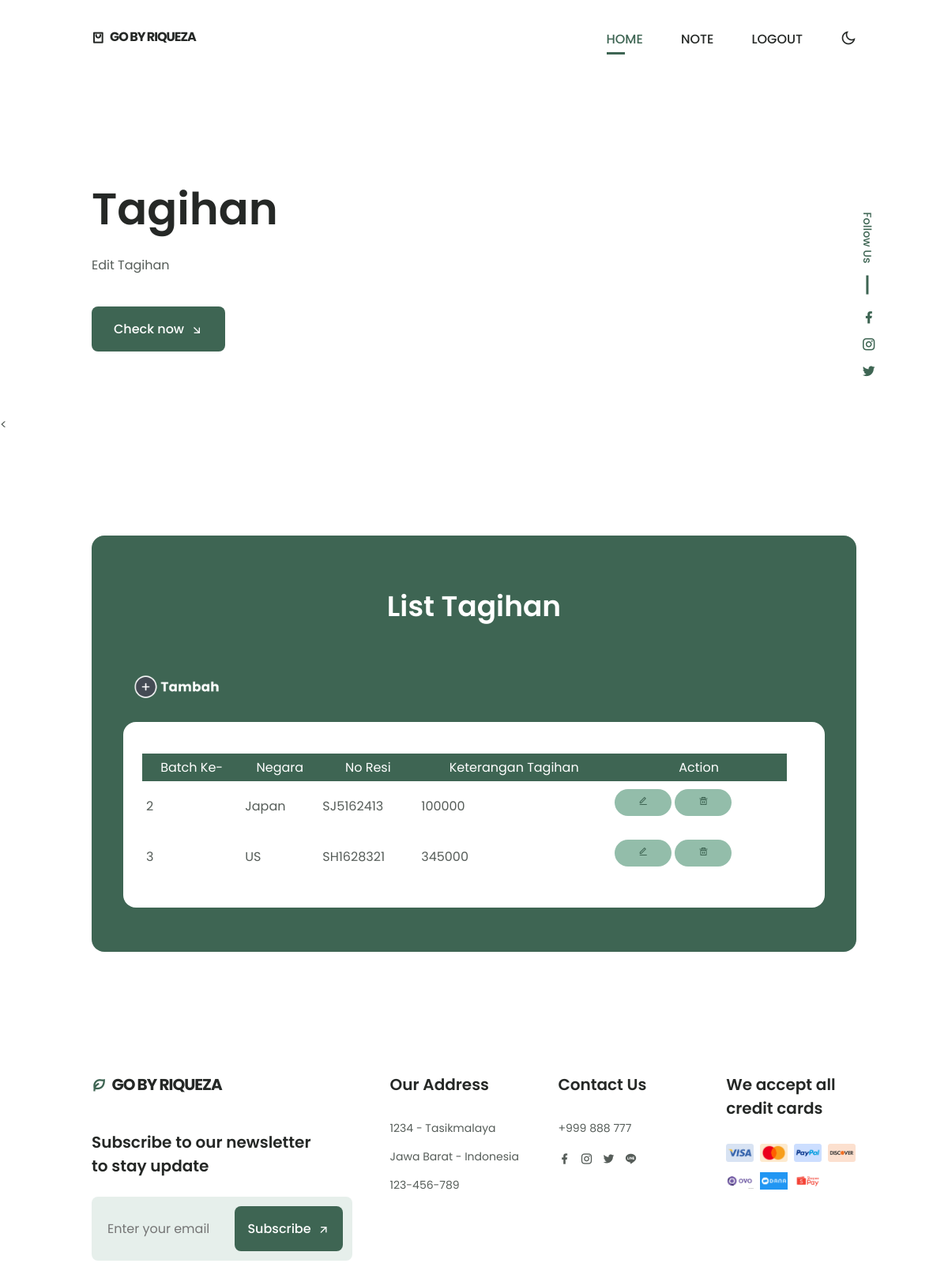
Screenshot of /adm_tagihan.php (signed in) with the database file from the repository.
### tables this page shows
CREATE TABLE `tb_tagihan` (
  `tag_batch` int(225) NOT NULL,
  `tag_negara` text NOT NULL,
  `tag_resi` varchar(225) NOT NULL,
  `tag_ket` text NOT NULL
);

### lib_tagihan.php (called while the page is built, shortened)
<?php
class Library
{
    public function __construct()
    {
        $host = "localhost";
        $dbname = "db_go";
        $username = "root";
        $password = "";
        $this->db = new PDO("mysql:host={$host};dbname={$dbname}", $username, $password);
    }
    public function show()
    {
        $query = $this->db->prepare("SELECT * FROM tb_tagihan");
        $query->execute();
        $data = $query->fetchAll();
        return $data;
    }
}
?>

### adm_tagihan.php (the view, shortened to what this page needs)
<?php
include('lib_tagihan.php');
$lib = new Library();
$data_tagihan = $lib->show();
?>
<!DOCTYPE html>
    <html lang="en">
    <head>
        <link href="https://cdn.jsdelivr.net/npm/remixicon@2.5.0/fonts/remixicon.css" rel="stylesheet">
        <link rel="stylesheet" href="assets/css/styles.css">
    </head>
    <body>
        <header class="header" id="header">
            <nav class="nav container">
                <a href="admin.php" class="nav__logo">
                    <i class="ri-shopping-bag-2-line"></i> GO by riqueza
                </a>
                <div class="nav__menu" id="nav-menu">
                    <ul class="nav__list">
                        <li class="nav__item">
                            <a href="admin.php" class="nav__link active-link">Home</a>
                        </li>
                        <li class="nav__item">
                            <a href="admin.php#note" class="nav__link">Note</a>
                        </li>
                        <li class="nav__item">
                            <a href="logout.php" class="nav__link">Logout</a>
                        </li>
                    </ul>
                </div>
                <div class="nav__btns">
                    <i class="ri-moon-line change-theme" id="theme-button"></i>
                </div>
            </nav>
        </header>
        <main class="main">
           <section class="home" id="home">
                <div class="home__container container grid">
                    <img src="img/admbill.svg" alt="" class="home__img">
                    <div class="home__data">
                        <h1 class="home__title">
                            Tagihan
                        </h1>
                        <p class="home__description">
                            Edit Tagihan
                        </p>
                        <a href="#note" class="button button--flex">
                            Check now <i class="ri-arrow-right-down-line button__icon"></i>
                        </a>
                    </div>
                    <div class="home__social">
                        <span class="home__social-follow">Follow Us</span>
                        <div class="home__social-links">
                            <a href="https://www.facebook.com/" target="_blank" class="home__social-link">
                                <i class="ri-facebook-fill"></i>
                            </a>
                            <a href="https://www.instagram.com/" target="_blank" class="home__social-link">
                                <i class="ri-instagram-line"></i>
                            </a>
                            <a href="https://twitter.com/" target="_blank" class="home__social-link">
                                <i class="ri-twitter-fill"></i>
                            </a>
                        </div>
                    </div>
                </div>
            </section>
           <<section class="steps section container" id="note">
                <div class="steps__bg">
                    <div class="container">
                        <div class="card">
                        <h2 class="section__title-center steps__title">
                            List Tagihan <br>
                        </h2>
                <div class="card-body">
                        <a href="tagihan_add.php"><img src="assets/img/tambah.png" width="15%" alt="Tambah" ></a>
                        <div class="steps__card ">
                        <table class="table table-bordered" width="100%">
                                    <tr>
                                        <th>Batch Ke-</th>
                                        <th>Negara</th>
                                        <th>No Resi</th>
                                        <th>Keterangan Tagihan</th>
                                        <th>Action</th>
                                    </tr>
                                    <?php
                                    foreach($data_tagihan as $row)
                                    {
                                        echo "<tr>";
                                        echo "<td>".$row['tag_batch']."</td>";
                                        echo "<td>".$row['tag_negara']."</td>";
                                        echo "<td>".$row['tag_resi']."</td>";
                                        echo "<td>".$row['tag_ket']."</td>";
                                        echo "<td><a class='btn btn-info' href='tagihan_edit.php?tag_batch=".$row['tag_batch']."'><i class=\"ri-edit-line\"></i></a>
                                        <a class='btn btn-danger' href='adm_tagihan.php?hapus_tagihan=".$row['tag_batch']."'><i class=\"ri-delete-bin-5-line\"></i></a></td>";
                                        echo "</tr>";
                                    }
                                    ?>
                                </table>
                            </div>
                        </div>
                    </div>
                    </div>
                    </div>
                </section>
        <footer class="footer section">
            <div class="footer__container container grid">
                <div class="footer__content">
                    <a href="#" class="footer__logo">
                        <i class="ri-leaf-line footer__logo-icon"></i> GO by riqueza
                    </a>
                    <h3 class="footer__title">
                        Subscribe to our newsletter <br> to stay update
                    </h3>
                    <div class="footer__subscribe">
                        <input type="email" placeholder="Enter your email" class="footer__input">
                        <button class="button button--flex footer__button">
                            Subscribe
                            <i class="ri-arrow-right-up-line button__icon"></i>
                        </button>
                    </div>
                </div>
                <div class="footer__content">
                    <h3 class="footer__title">Our Address</h3>
                    <ul class="footer__data">
                        <li class="footer__information">1234 - Tasikmalaya</li>
                        <li class="footer__information">Jawa Barat - Indonesia</li>
                        <li class="footer__information">123-456-789</li>
                    </ul>
                </div>
                <div class="footer__content">
                    <h3 class="footer__title">Contact Us</h3>
                    <ul class="footer__data">
                        <li class="footer__information">+999 888 777</li>
                        <div class="footer__social">
                            <a href="https://www.facebook.com/" class="footer__social-link">
                                <i class="ri-facebook-fill"></i>
                            </a>
                            <a href="https://www.instagram.com/" class="footer__social-link">
                                <i class="ri-instagram-line"></i>
                            </a>
                            <a href="https://twitter.com/" class="footer__social-link">
                                <i class="ri-twitter-fill"></i>
                            </a>
                            <a href="https://line.me/R/ti/g/mJRpsNZPri" class="footer__social-link">
                                <i class="ri-line-fill"></i>
                            </a>
                        </div>
                    </ul>
                </div>
                <div class="footer__content">
                    <h3 class="footer__title">
                        We accept all credit cards
                    </h3>
                    <div class="footer__cards">
                        <img src="assets/img/card1.png" alt="" class="footer__card">
                        <img src="assets/img/card2.png" alt="" class="footer__card">
                        <img src="assets/img/card3.png" alt="" class="footer__card">
                        <img src="assets/img/card4.png" alt="" class="footer__card">
                    </div>
                    <div class="footer__cards">
                        <img src="assets/img/card5.jpg" alt="" class="footer__card">
                        <img src="assets/img/card6.png" alt="" class="footer__card">
                        <img src="assets/img/card7.png" alt="" class="footer__card">
                    </div>
                </div>
            </div>
        </footer>
</html>

### rows the page displays
tb_tagihan: tag_batch "2", tag_negara "Japan", tag_resi "SJ5162413", tag_ket "100000"
tb_tagihan: tag_batch "3", tag_negara "US", tag_resi "SH1628321", tag_ket "345000"
